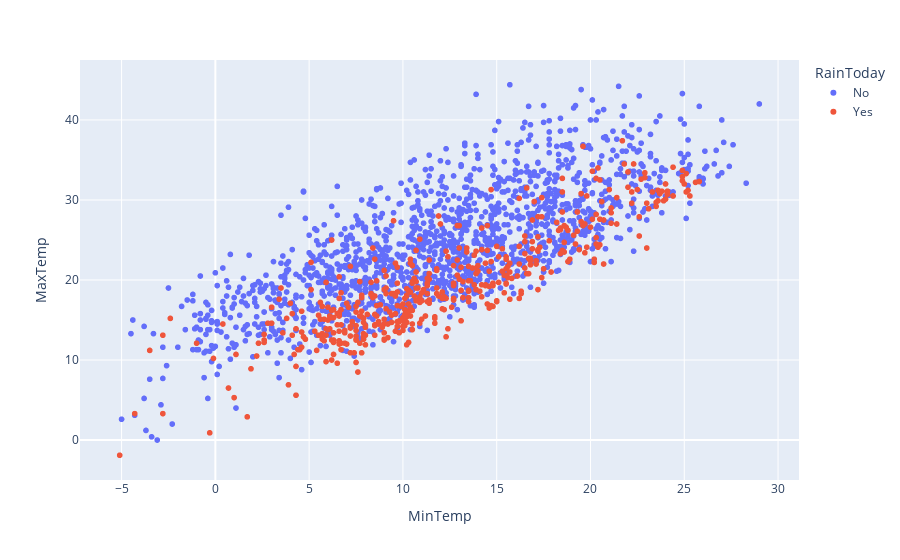

Notebook code for this chart:
### Code cell
px.scatter(raw_df.sample(2000) , x = 'MinTemp' , y = 'MaxTemp' , color='RainToday')

### Figure 1 — Plotly figure (JSON) as saved in the notebook; plotly's stock layout.template omitted (floating-point values rounded to 4 significant figures; data arrays with more than 128 entries replaced by an {"elided": "..."} marker saying what was removed)
{"data": [{"hovertemplate": "RainToday=No<br>MinTemp=%{x}<br>MaxTemp=%{y}<extra></extra>", "legendgroup": "No", "marker": {"color": "#636efa", "symbol": "circle"}, "mode": "markers", "name": "No", "showlegend": true, "type": "scattergl", "x": {"elided": "1522 float values"}, "xaxis": "x", "y": {"elided": "1522 float values"}, "yaxis": "y"}, {"hovertemplate": "RainToday=Yes<br>MinTemp=%{x}<br>MaxTemp=%{y}<extra></extra>", "legendgroup": "Yes", "marker": {"color": "#EF553B", "symbol": "circle"}, "mode": "markers", "name": "Yes", "showlegend": true, "type": "scattergl", "x": {"elided": "478 float values"}, "xaxis": "x", "y": {"elided": "478 float values"}, "yaxis": "y"}], "layout": {"legend": {"title": {"text": "RainToday"}, "tracegroupgap": 0}, "margin": {"t": 60}, "xaxis": {"anchor": "y", "domain": [0, 1], "title": {"text": "MinTemp"}}, "yaxis": {"anchor": "x", "domain": [0, 1], "title": {"text": "MaxTemp"}}}}
